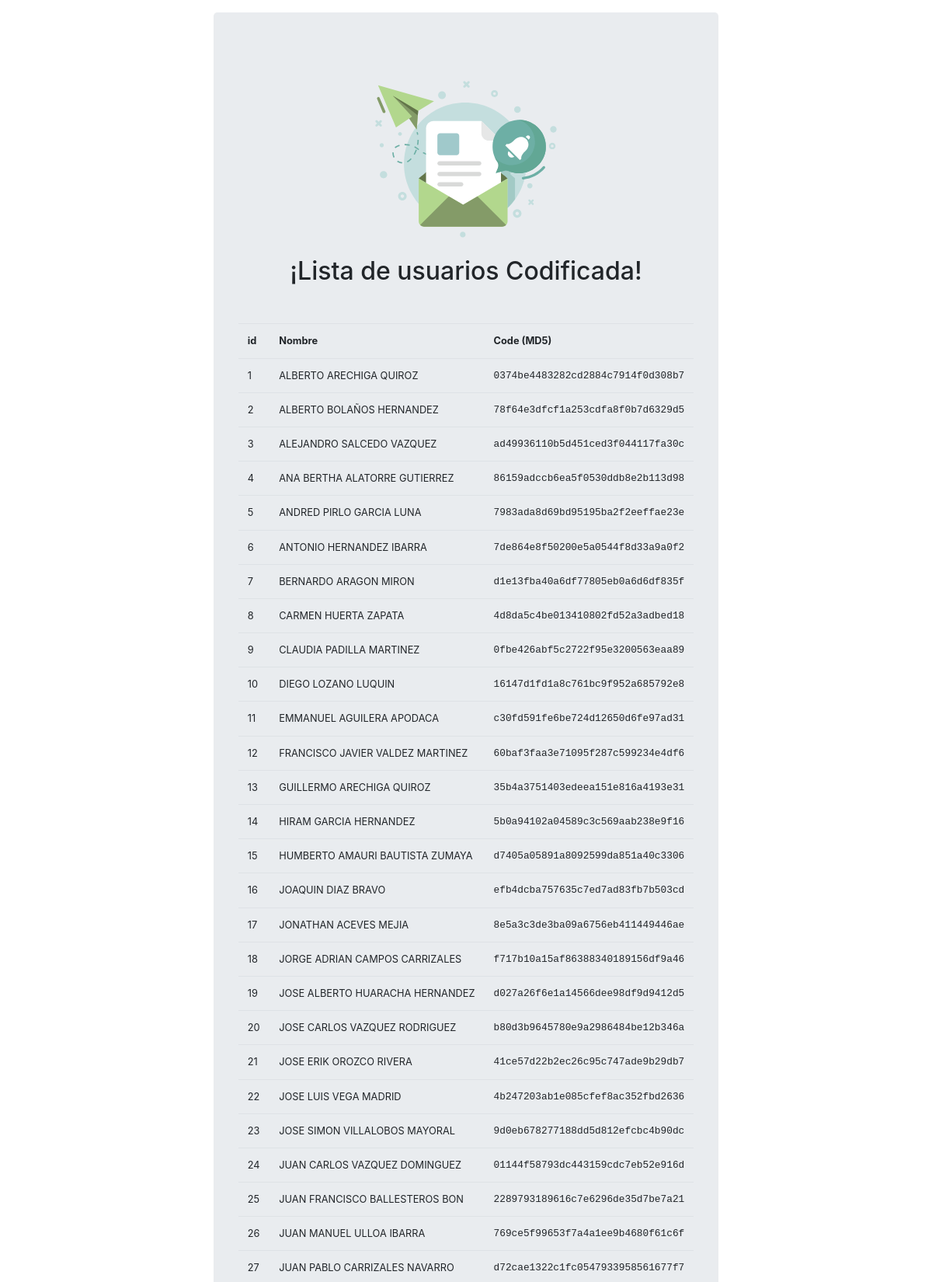
Page /protected/php/codificador.php (upper part) on the committed database.
### tables this page shows
CREATE TABLE "dataEmpleados" (
	`id`	INTEGER PRIMARY KEY AUTOINCREMENT UNIQUE,
	`NumEmpleado`	TEXT,
	`Nombre`	TEXT,
	`Genero`	TEXT,
	`Corporativo`	TEXT,
	`Empresa`	TEXT,
	`Puesto`	TEXT,
	`SeguroSos`	TEXT,
	`RazonSocial`	TEXT,
	`correoElect`	TEXT,
	`Telefono`	TEXT,
	`codeMd5`	TEXT
);

### protected/php/codificador.php (the view, shortened to what this page needs)
<!DOCTYPE html>
<html lang="es">
<head>
    <link rel="stylesheet" href="../css/bootstrap.min.css">
    <link rel="stylesheet" href="../css/animate.css">
</head>
<body>
     <div class="container animated fadeIn">
        <div class="abs-center">
                <div class="p-3">
                    <div class="row">
                        <div class="col-auto jumbotron mx-auto">
                             <div class="text-center">
                                 <img src="../img/mail.svg" class="img-fluid animated swing delay-2s" style="width: 250px;">
                             </div>
                            <h2 class="text-center">¡Lista de usuarios Codificada!</h2>
                            <br>
                            <p>
                            <table class="table table-responsive-md" style="font-size: .8em;">
                                <tr>
                                    <th>id</th>
                                    <th>Nombre</th>
                                    <th>Code (MD5)</th>
                                </tr>
                                <?php
                                $con = new SQLite3("../data/nom035.db") or die("Problemas para conectar");
                                $cs = $con -> query("SELECT id, Nombre, codeMd5 FROM dataEmpleados ORDER BY id");
                                while ($resul = $cs -> fetchArray()) {
                                    $id = $resul['id'];
                                    $nombre = $resul['Nombre'];
                                    $hashMd5 = md5($nombre);
                                    echo '
                                    <tr>
                                        <td>'.$id.'</td>
                                        <td>'.$nombre.'</td>
                                        <td class="text-justify text-monospace">'.$hashMd5.'</td>
                                    </tr>
                                    ';
                                }
                                ?>
                            </table>
                            </p>
                        </div>
                    </div>
                </div>
        </div>
     </div>
</body>
</html>

### rows in the picture
dataempleados: id "1", Nombre "ALBERTO ARECHIGA QUIROZ", Nombre "0374be4483282cd2884c7914f0d308b7"
dataempleados: id "2", Nombre "ALBERTO BOLAÑOS HERNANDEZ", Nombre "78f64e3dfcf1a253cdfa8f0b7d6329d5"
dataempleados: id "3", Nombre "ALEJANDRO SALCEDO VAZQUEZ", Nombre "ad49936110b5d451ced3f044117fa30c"
dataempleados: id "4", Nombre "ANA BERTHA ALATORRE GUTIERREZ", Nombre "86159adccb6ea5f0530ddb8e2b113d98"
dataempleados: id "5", Nombre "ANDRED PIRLO GARCIA LUNA", Nombre "7983ada8d69bd95195ba2f2eeffae23e"
dataempleados: id "6", Nombre "ANTONIO HERNANDEZ IBARRA", Nombre "7de864e8f50200e5a0544f8d33a9a0f2"
dataempleados: id "7", Nombre "BERNARDO ARAGON MIRON", Nombre "d1e13fba40a6df77805eb0a6d6df835f"
dataempleados: id "8", Nombre "CARMEN HUERTA ZAPATA", Nombre "4d8da5c4be013410802fd52a3adbed18"
dataempleados: id "9", Nombre "CLAUDIA PADILLA MARTINEZ", Nombre "0fbe426abf5c2722f95e3200563eaa89"
dataempleados: id "10", Nombre "DIEGO LOZANO LUQUIN", Nombre "16147d1fd1a8c761bc9f952a685792e8"
dataempleados: id "11", Nombre "EMMANUEL AGUILERA APODACA", Nombre "c30fd591fe6be724d12650d6fe97ad31"
dataempleados: id "12", Nombre "FRANCISCO JAVIER VALDEZ MARTINEZ", Nombre "60baf3faa3e71095f287c599234e4df6"
dataempleados: id "13", Nombre "GUILLERMO ARECHIGA QUIROZ", Nombre "35b4a3751403edeea151e816a4193e31"
dataempleados: id "14", Nombre "HIRAM GARCIA HERNANDEZ", Nombre "5b0a94102a04589c3c569aab238e9f16"
dataempleados: id "15", Nombre "HUMBERTO AMAURI BAUTISTA ZUMAYA", Nombre "d7405a05891a8092599da851a40c3306"
dataempleados: id "16", Nombre "JOAQUIN DIAZ BRAVO", Nombre "efb4dcba757635c7ed7ad83fb7b503cd"
dataempleados: id "17", Nombre "JONATHAN ACEVES MEJIA", Nombre "8e5a3c3de3ba09a6756eb411449446ae"
dataempleados: id "18", Nombre "JORGE ADRIAN CAMPOS CARRIZALES", Nombre "f717b10a15af86388340189156df9a46"
dataempleados: id "19", Nombre "JOSE ALBERTO HUARACHA HERNANDEZ", Nombre "d027a26f6e1a14566dee98df9d9412d5"
dataempleados: id "20", Nombre "JOSE CARLOS VAZQUEZ RODRIGUEZ", Nombre "b80d3b9645780e9a2986484be12b346a"
dataempleados: id "21", Nombre "JOSE ERIK OROZCO RIVERA", Nombre "41ce57d22b2ec26c95c747ade9b29db7"
dataempleados: id "22", Nombre "JOSE LUIS VEGA MADRID", Nombre "4b247203ab1e085cfef8ac352fbd2636"
dataempleados: id "23", Nombre "JOSE SIMON VILLALOBOS MAYORAL", Nombre "9d0eb678277188dd5d812efcbc4b90dc"
dataempleados: id "24", Nombre "JUAN CARLOS VAZQUEZ DOMINGUEZ", Nombre "01144f58793dc443159cdc7eb52e916d"
dataempleados: id "25", Nombre "JUAN FRANCISCO BALLESTEROS BON", Nombre "2289793189616c7e6296de35d7be7a21"
dataempleados: id "26", Nombre "JUAN MANUEL ULLOA IBARRA", Nombre "769ce5f99653f7a4a1ee9b4680f61c6f"
dataempleados: id "27", Nombre "JUAN PABLO CARRIZALES NAVARRO", Nombre "d72cae1322c1fc0547933958561677f7"
